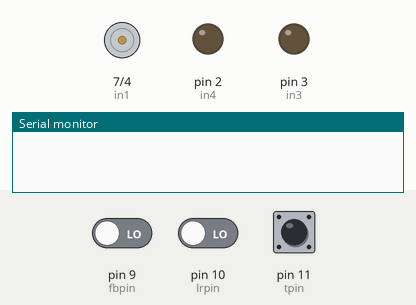
Bench run of a sketch on a simulated Arduino Uno, built with avr-gcc and run on an emulated ATmega328P. On the bench: motor-driver pin pairs drawn as motors (green arrow = first pin HIGH = forward, orange = second pin HIGH = backward, longer = more drive, scaled by the enable pin), output pins drawn as LEDs (lit = HIGH), the last lines printed to the serial monitor. The test bench sets the inputs (shaded band); at power-on: pin 11 (tpin) LOW, pin 9 (fbpin) LOW, pin 10 (lrpin) LOW.

Above: at 1.2 s.
1.3 s: pin 11 (tpin) pulsed HIGH 5 times (0.12 s each, 0.3 s apart)
At 3.6 s:
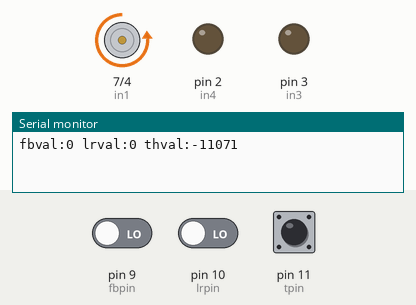
Timing chart, 0 to 6.8 s (numbered marks = the images above; inputs shaded):
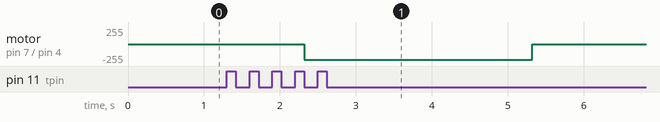

The sketch:

dirtmasters.ino
```cpp
#define fbpin 9
#define lrpin 10
#define tpin 11

#define in1 7
#define in2 4
#define in3 3
#define in4  2
#define en1 6

int SPEED;

void setup() {
  pinMode(fbpin,INPUT);
  pinMode(lrpin,INPUT);
  pinMode(tpin,INPUT);
  Serial.begin(9600);

  pinMode(in1,OUTPUT);
    pinMode(in2,OUTPUT);
      pinMode(in3,OUTPUT);
        pinMode(in4,OUTPUT);
          pinMode(en1,OUTPUT);


}

void loop() {
  int lr = pulseIn(fbpin,HIGH);
   int fb = pulseIn(lrpin,HIGH);
    int th = pulseIn(tpin,HIGH);

    Serial.print("fbval:");
      Serial.print(fb);
        Serial.print(" lrval:");
          Serial.print(lr);
            Serial.print(" thval:");
              Serial.println(th);

   SPEED = map(th,992,1987,0,255);
 if(lr>1900){
  front();
 }
 else if(lr < 1100){
  back();
 }

 else if(fb > 1900){
  right();
 }
 else if(fb < 1100){
  left();
 }
 else {
  stopt();
 }
}
void front(){
   digitalWrite(in1,HIGH);
   digitalWrite(in2,LOW);
   analogWrite(en1,SPEED);
}
void back(){
   digitalWrite(in2,HIGH);
   digitalWrite(in1,LOW);
    analogWrite(en1,SPEED);
}
void stopt(){
   digitalWrite(in1,LOW);
   digitalWrite(in2,LOW);
   digitalWrite(in3,LOW);
   digitalWrite(in4,LOW);
    analogWrite(en1,0);
}
void left(){
  digitalWrite(in3,HIGH);
  digitalWrite(in4,LOW);
}
void right(){
  digitalWrite(in4,HIGH);
  digitalWrite(in3,LOW);
}
```

Measured:
- after the input at 1.3 s, motor on pin 7 (in1) / pin 4 (in2): stopped → backward 237/255 after 1.0 s, → backward 2/255 3.0 s later
